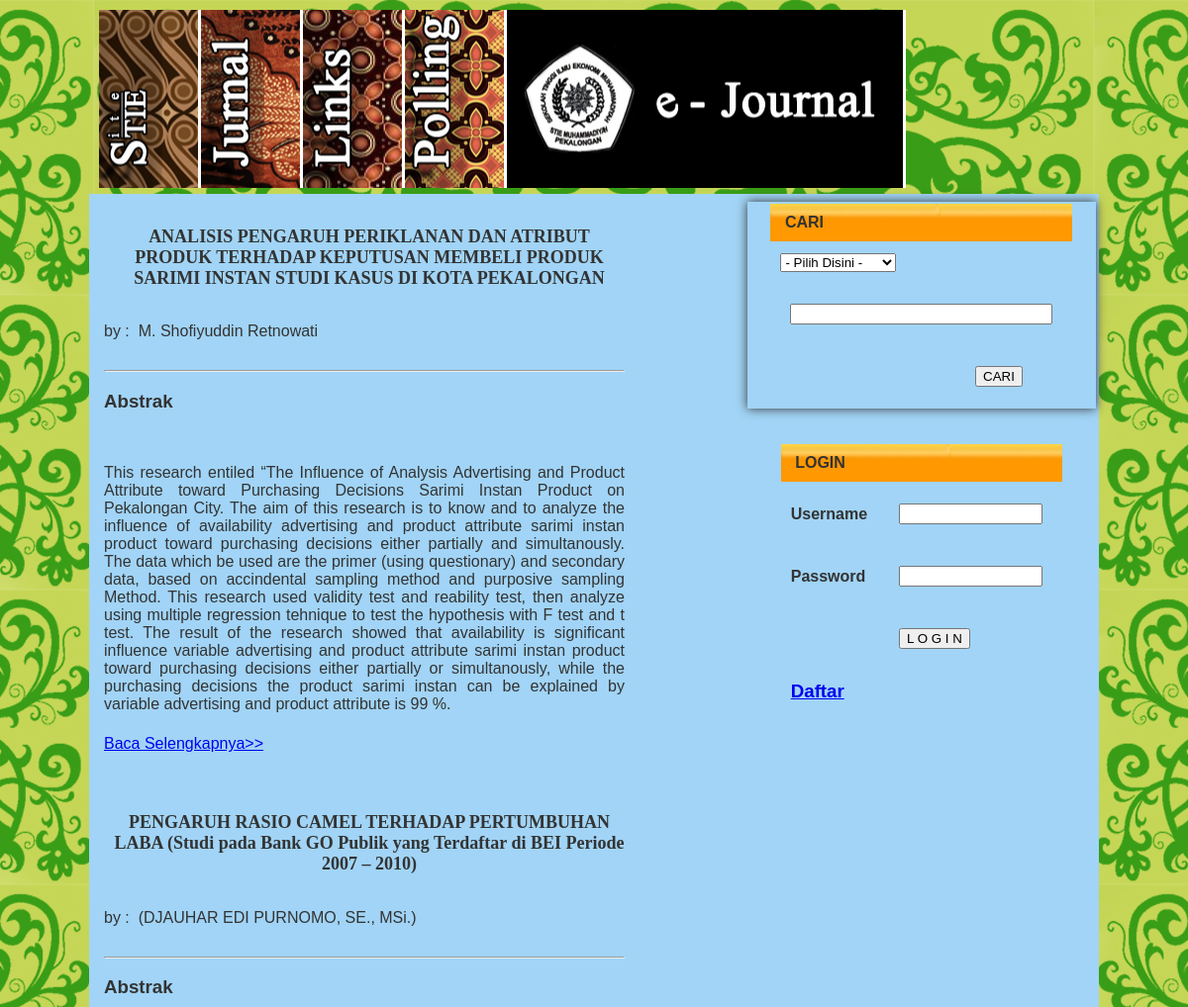
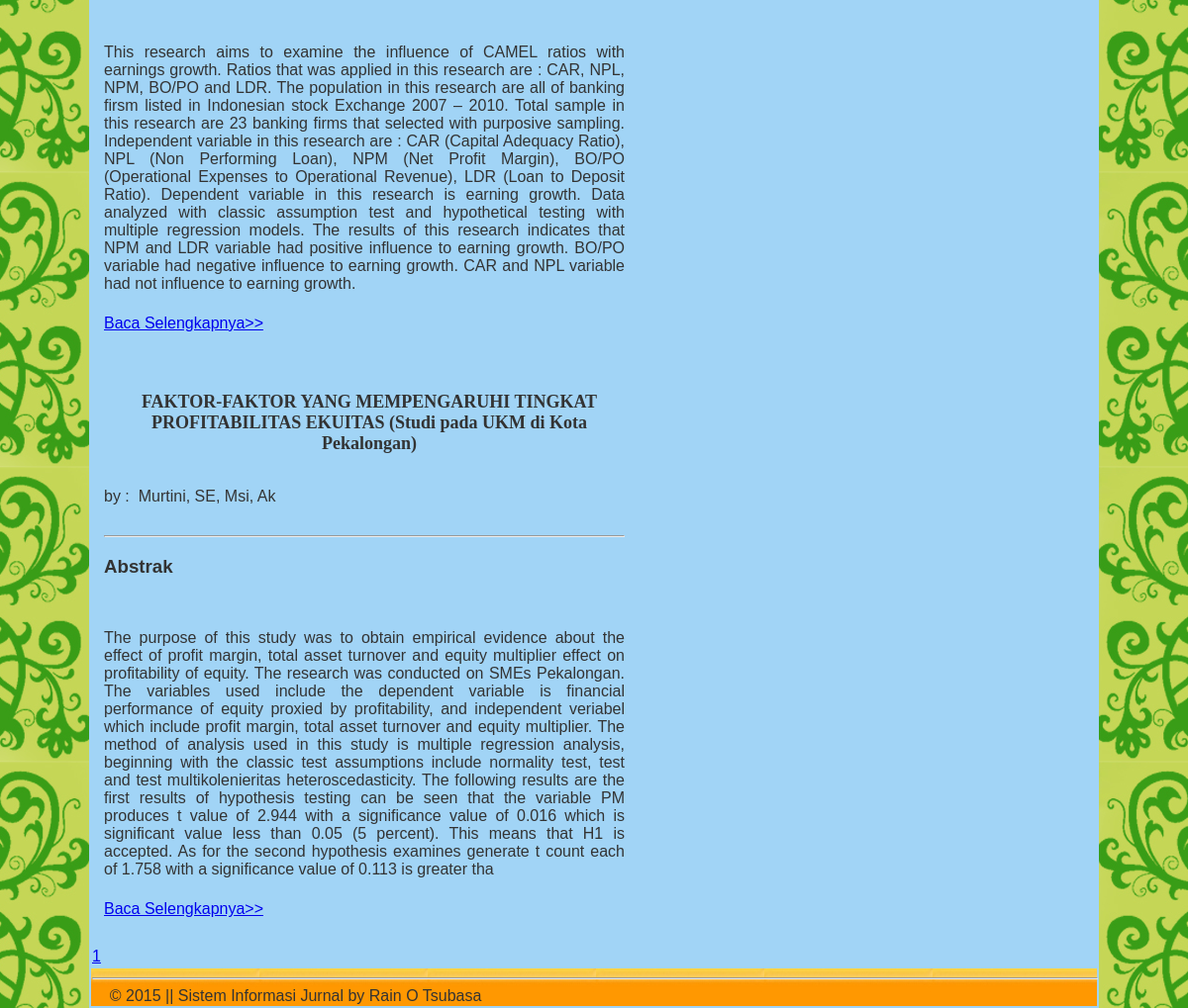
Screenshot of /index.php?v=listAll with the database file from the repository (2 pictures, top to bottom).
### tables this page shows
CREATE TABLE `jurnal` (
  `idJurnal` int(11) NOT NULL auto_increment,
  `nama` text NOT NULL,
  `judul` text NOT NULL,
  `abstrak` longtext NOT NULL,
  `keyword` varchar(100) NOT NULL,
  `kategori` varchar(25) NOT NULL,
  `issue` varchar(30) NOT NULL,
  `author` varchar(25) NOT NULL,
  `mainname` varchar(100) NOT NULL,
  `maintype` varchar(30) NOT NULL,
  `mainsize` int(11) NOT NULL,
  `maincontent` longblob NOT NULL,
  `supname` varchar(100) NOT NULL,
  `suptype` varchar(30) NOT NULL,
  `supsize` varchar(11) NOT NULL,
  `supcontent` longblob NOT NULL,
  `publikasi` enum('0','1') NOT NULL,
  PRIMARY KEY  (`idJurnal`)
);

### include/list - Copy.php (the view)
<?php
	include"koneksi.php";
	if (isset($_GET["page"])) { $page  = $_GET["page"]; } else { $page=1; };
	$start_from = ($page-1) * 5;
	$sql = "SELECT * FROM jurnal WHERE publikasi='1' ORDER BY idJurnal DESC LIMIT $start_from, 5";
	$rs_result = mysql_query ($sql, $konek);
	while ($data=mysql_fetch_assoc($rs_result)){
?>
	<br>
		<table width="550" border="0" cellpadding="10">
			<tr>
				<td ><h1><center><b><?php echo $data["judul"] ;?></b></center></h1></td>
			</tr>
			<tr>
				<td >by :&nbsp; <?php echo $data["nama"];?></td>
			</tr>
			<tr>
				<td ><hr><h3><b>Abstrak</b></h3>
					<br>
					<p align="justify">
					<?php
					echo substr($data["abstrak"], 0, 1000);
					?>
					</td>
			</tr>
			<tr>
				<td ><a href="?v=list&id=<?php echo $data["idJurnal"]; ?>">Baca Selengkapnya>></a></td>
			</tr>
		</table><br>
	<?php	}
$sql = "SELECT COUNT(idJurnal) FROM jurnal";
$rs_result = mysql_query($sql,$konek);
$row = mysql_fetch_row($rs_result);
$total_records = $row[0];
$total_pages = ceil($total_records / 5);
for ($i=1; $i<=$total_pages; $i++) {
            echo "<a href='?v=listAll&page=".$i."'>".$i."</a> ";
};
	?>

### include/top.php (style rules this page uses)
body { overflow-x:hidden; overflow-y:scroll; margin:0; padding:0; color: #333; font: normal 0.6em sans-serif,Arial; background: url(pict/2.jpg); background-repeat: repeat-x repeat-y; background-attachment: fixed; background-color: #000; background-position: center top; width: 100%; height: 100%; }
h1 { padding-left: 10px; font: normal 18px Georgia, "Times New Roman", Times, serif; }

### rows the page displays
jurnal: judul "ANALISIS PENGARUH PERIKLANAN DAN ATRIBUT PRODUK TERHADAP KEPUTUSAN MEMBELI PRODUK SARIMI INSTAN STUDI KASUS DI KOTA PEKALONGAN", nama "M. Shofiyuddin Retnowati", abstrak "This research entiled “The Influence of Analysis Advertising and Product Attribute toward Purchasing Decisions Sarimi Instan Product on Pekalongan City. The aim of this research is to know and to analyze the influence of availability advertising and product attribute sarimi instan product toward purchasing decisions either partially and simultanously. The data which be used are the primer (using questionary) and secondary data, based on accindental sampling method and purposive sampling Method. This research used validity test and reability test, then analyze using multiple regression tehnique to test the hypothesis with F test and t test. The result of the research showed that availability…"
jurnal: judul "PENGARUH RASIO CAMEL TERHADAP PERTUMBUHAN LABA (Studi pada Bank GO Publik yang Terdaftar di BEI Periode 2007 – 2010)", nama "(DJAUHAR EDI PURNOMO, SE., MSi.)", abstrak "This research aims to examine the influence of CAMEL ratios with earnings growth. Ratios that was applied in this research are : CAR, NPL, NPM, BO/PO and LDR. The population in this research are all of banking firsm listed in Indonesian stock Exchange 2007 – 2010. Total sample in this research are 23 banking firms that selected with purposive sampling. Independent variable in this research are : CAR (Capital Adequacy Ratio), NPL (Non Performing Loan), NPM (Net Profit Margin), BO/PO (Operational Expenses to Operational Revenue), LDR (Loan to Deposit Ratio). Dependent variable in this research is earning growth. Data analyzed with classic assumption test and hypothetical testing with multiple…"
jurnal: judul "FAKTOR-FAKTOR YANG MEMPENGARUHI TINGKAT PROFITABILITAS EKUITAS (Studi pada UKM di Kota Pekalongan)", nama "Murtini, SE, Msi, Ak", abstrak "The purpose of this study was to obtain empirical evidence about the effect of profit margin, total asset turnover and equity multiplier effect on profitability of equity. The research was conducted on SMEs Pekalongan. The variables used include the dependent variable is financial performance of equity proxied by profitability, and independent veriabel which include profit margin, total asset turnover and equity multiplier. The method of analysis used in this study is multiple regression analysis, beginning with the classic test assumptions include normality test, test and test multikolenieritas heteroscedasticity. The following results are the first results of hypothesis testing can be…"
